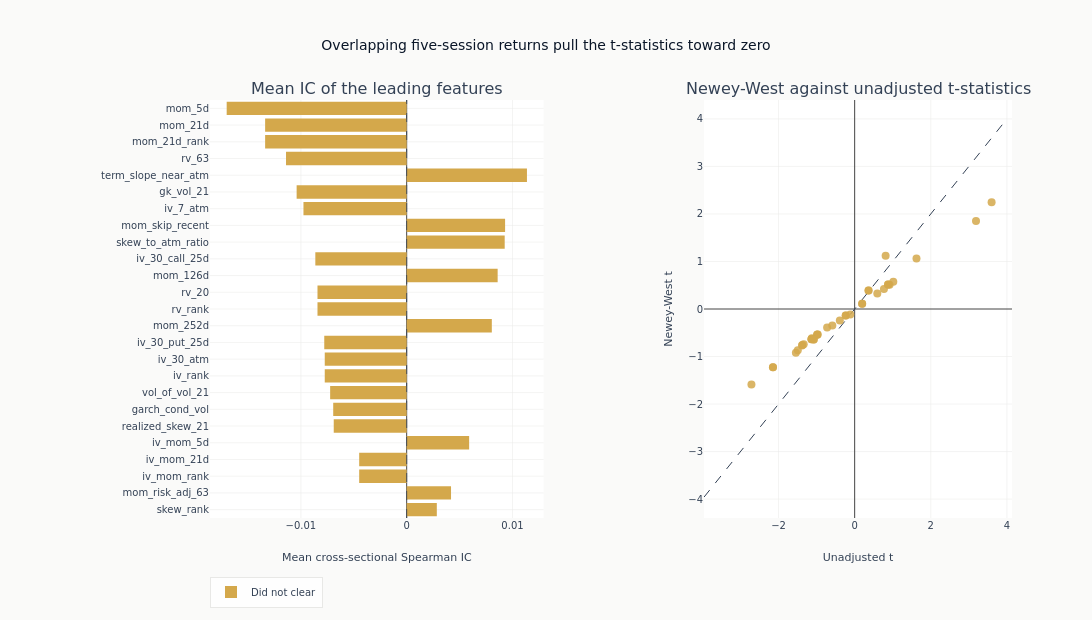

Write notebook code for a chart like this one.
### Markdown cell above
### Ranking, with the Inference Adjustment Visible

The left panel ranks the leading features by absolute mean IC, coloured by whether
each cleared the false-discovery adjustment. The right panel plots the Newey-West
t-statistic against its unadjusted twin for every feature in the searched set: a
point pulled toward zero off the diagonal is a feature whose apparent significance
came from the overlap between consecutive five-session returns rather than from
the size of its IC. Bars run horizontally; at this many feature names a rotated
vertical axis is not legible.

### Code cell
RANKED_FEATURES = 25
top = eval_summary.head(min(RANKED_FEATURES, len(eval_summary))).reverse()

fig = make_subplots(
    rows=1,
    cols=2,
    column_widths=[0.52, 0.48],
    subplot_titles=[
        "Mean IC of the leading features",
        "Newey-West against unadjusted t-statistics",
    ],
    horizontal_spacing=0.2,
)
for cleared, color, name in (
    (True, COLORS["blue"], "Cleared BH-FDR"),
    (False, COLORS["amber"], "Did not clear"),
):
    arm = top.filter(pl.col("fdr_sig").fill_null(False) == cleared)
    if not len(arm):
        continue
    _ = fig.add_trace(
        go.Bar(
            x=arm["ic_mean"].to_list(),
            y=arm["feature"].to_list(),
            orientation="h",
            marker_color=color,
            name=name,
        ),
        row=1,
        col=1,
    )
_ = fig.add_vline(
    x=0, line={"color": COLORS["neutral"], "width": 0.8, "dash": "dash"}, row=1, col=1
)

max_t = (
    max(
        eval_summary["naive_t"].cast(pl.Float64, strict=False).abs().max() or 1.0,
        eval_summary["hac_t"].cast(pl.Float64, strict=False).abs().max() or 1.0,
    )
    * 1.1
)
_ = fig.add_trace(
    go.Scatter(
        x=[-max_t, max_t],
        y=[-max_t, max_t],
        mode="lines",
        line={"dash": "dash", "color": COLORS["neutral"], "width": 1},
        showlegend=False,
    ),
    row=1,
    col=2,
)
for cleared, color, name in (
    (True, COLORS["blue"], "Cleared BH-FDR"),
    (False, COLORS["amber"], "Did not clear"),
):
    arm = eval_summary.filter(pl.col("fdr_sig").fill_null(False) == cleared)
    if not len(arm):
        continue
    _ = fig.add_trace(
        go.Scatter(
            x=arm["naive_t"].to_list(),
            y=arm["hac_t"].to_list(),
            mode="markers",
            marker={"color": color, "size": 8, "opacity": 0.85},
            text=arm["feature"].to_list(),
            name=name,
            showlegend=False,
        ),
        row=1,
        col=2,
    )
fig.update_layout(
    title="Overlapping five-session returns pull the t-statistics toward zero",
    height=620,
    width=1150,
    margin={"l": 210},
    legend={"orientation": "h", "y": -0.14},
)
# Two traces split the ranking by outcome, so the y order has to be restated or the
# categories fall in trace order and the ranking the panel exists to show is lost.
fig.update_yaxes(categoryorder="array", categoryarray=top["feature"].to_list(), row=1, col=1)
fig.update_xaxes(title_text="Mean cross-sectional Spearman IC", row=1, col=1)
fig.update_xaxes(title_text="Unadjusted t", row=1, col=2)
fig.update_yaxes(title_text="Newey-West t", row=1, col=2)
fig.show()

### Figure 1 — Plotly figure (JSON) as saved in the notebook; plotly's stock layout.template omitted (floating-point values rounded to 4 significant figures)
{"data": [{"marker": {"color": "#D4A84B"}, "name": "Did not clear", "orientation": "h", "type": "bar", "x": [0.002848, 0.004191, -0.00449, -0.00449, 0.005903, -0.006895, -0.006945, -0.007234, -0.007744, -0.007744, -0.007791, 0.008047, -0.008431, -0.008431, 0.008598, -0.008635, 0.009265, 0.009301, -0.009757, -0.0104, 0.01137, -0.01141, -0.01338, -0.01338, -0.01701], "xaxis": "x", "y": ["skew_rank", "mom_risk_adj_63", "iv_mom_rank", "iv_mom_21d", "iv_mom_5d", "realized_skew_21", "garch_cond_vol", "vol_of_vol_21", "iv_rank", "iv_30_atm", "iv_30_put_25d", "mom_252d", "rv_rank", "rv_20", "mom_126d", "iv_30_call_25d", "skew_to_atm_ratio", "mom_skip_recent", "iv_7_atm", "gk_vol_21", "term_slope_near_atm", "rv_63", "mom_21d_rank", "mom_21d", "mom_5d"], "yaxis": "y"}, {"line": {"color": "#334155", "dash": "dash", "width": 1}, "mode": "lines", "showlegend": false, "type": "scatter", "x": [-3.958, 3.958], "xaxis": "x2", "y": [-3.958, 3.958], "yaxis": "y2"}, {"marker": {"color": "#D4A84B", "opacity": 0.85, "size": 8}, "mode": "markers", "name": "Did not clear", "showlegend": false, "text": ["mom_5d", "mom_21d", "mom_21d_rank", "rv_63", "term_slope_near_atm", "gk_vol_21", "iv_7_atm", "mom_skip_recent", "skew_to_atm_ratio", "iv_30_call_25d", "mom_126d", "rv_20", "rv_rank", "mom_252d", "iv_30_put_25d", "iv_30_atm", "iv_rank", "vol_of_vol_21", "garch_cond_vol", "realized_skew_21", "iv_mom_5d", "iv_mom_21d", "iv_mom_rank", "mom_risk_adj_63", "skew_rank", "skew_rr_30_25d", "garch_ivrv_spread", "spread_atm_30", "d_skew_rr_30_25d", "mom_63d", "mom_63d_rank", "d_iv_30_atm", "d_iv_rank", "ivrv_spread", "vrp_rank", "garch_vol_surprise"], "type": "scatter", "x": [-2.712, -2.146, -2.146, -1.383, 3.598, -1.375, -1.339, 0.9167, 3.188, -1.125, 1.016, -1.136, -1.136, 0.7694, -0.9901, -0.9748, -0.9748, -1.544, -0.7236, -1.495, 1.624, -1.075, -1.075, 0.5949, 0.8778, 0.8778, -0.3899, -0.5872, 0.8134, 0.1969, 0.1969, 0.3643, 0.3643, -0.2349, -0.2349, -0.1147], "xaxis": "x2", "y": [-1.588, -1.225, -1.225, -0.77, 2.245, -0.7555, -0.7406, 0.5085, 1.849, -0.6151, 0.5733, -0.636, -0.636, 0.4234, -0.5414, -0.5343, -0.5343, -0.9183, -0.3891, -0.8699, 1.061, -0.6416, -0.6416, 0.3274, 0.5174, 0.5174, -0.2394, -0.3456, 1.122, 0.1099, 0.1099, 0.3885, 0.3885, -0.1388, -0.1388, -0.1157], "yaxis": "y2"}], "layout": {"annotations": [{"font": {"size": 16}, "showarrow": false, "text": "Mean IC of the leading features", "x": 0.208, "xanchor": "center", "xref": "paper", "y": 1.0, "yanchor": "bottom", "yref": "paper"}, {"font": {"size": 16}, "showarrow": false, "text": "Newey-West against unadjusted t-statistics", "x": 0.808, "xanchor": "center", "xref": "paper", "y": 1.0, "yanchor": "bottom", "yref": "paper"}], "height": 620, "legend": {"orientation": "h", "y": -0.14}, "margin": {"l": 210}, "shapes": [{"line": {"color": "#334155", "dash": "dash", "width": 0.8}, "type": "line", "x0": 0, "x1": 0, "xref": "x", "y0": 0, "y1": 1, "yref": "y domain"}], "title": {"text": "Overlapping five-session returns pull the t-statistics toward zero"}, "width": 1150, "xaxis": {"anchor": "y", "domain": [0.0, 0.416], "title": {"text": "Mean cross-sectional Spearman IC"}}, "xaxis2": {"anchor": "y2", "domain": [0.616, 1.0], "title": {"text": "Unadjusted t"}}, "yaxis": {"anchor": "x", "categoryarray": ["skew_rank", "mom_risk_adj_63", "iv_mom_rank", "iv_mom_21d", "iv_mom_5d", "realized_skew_21", "garch_cond_vol", "vol_of_vol_21", "iv_rank", "iv_30_atm", "iv_30_put_25d", "mom_252d", "rv_rank", "rv_20", "mom_126d", "iv_30_call_25d", "skew_to_atm_ratio", "mom_skip_recent", "iv_7_atm", "gk_vol_21", "term_slope_near_atm", "rv_63", "mom_21d_rank", "mom_21d", "mom_5d"], "categoryorder": "array", "domain": [0.0, 1.0]}, "yaxis2": {"anchor": "x2", "domain": [0.0, 1.0], "title": {"text": "Newey-West t"}}}}
